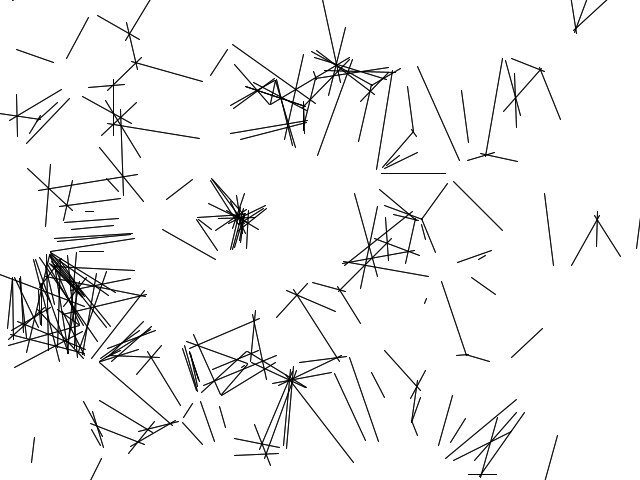
Frame 1 (no input)
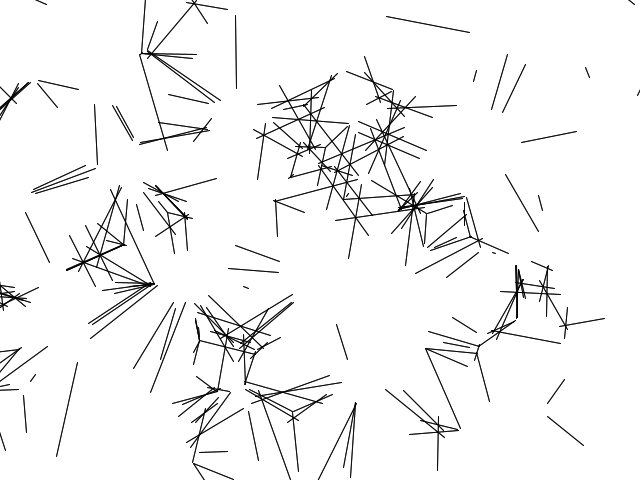
Frame 60 (the mouse pressed at the canvas centre just before this capture)
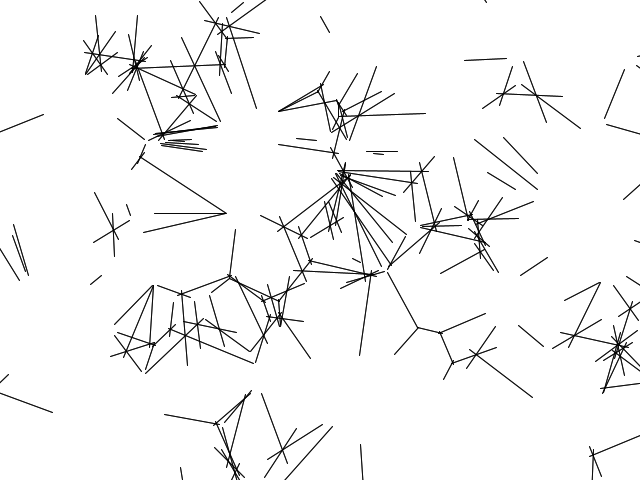
Frame 120 (the mouse held since frame 60 and released just before this capture)

The Processing sketch that drew these frames (run headless with seeded random() and noise(); from frame 60 on, the mouse is pressed at the canvas centre):

// Processing sketch: bit2atom_20201108_Structure3_process_evolution_09
// ── bit2atom_20201108_Structure3_process_evolution_09.pde
/* 
 
   Structure 3 (work in progress) 
   
   A surface filled with one hundred medium to small sized circles. 
   Each circle has a different size and direction, but moves at the same slow rate. 
   Display: 
   A. The instantaneous intersections of the circles 
   B. The aggregate intersections of the circles 
 
   Implemented by Casey Reas <http://groupc.net> 
   Uses circle intersection code from William Ngan <http://metaphorical.net> 
   Processing v.68 <http://processing.org> 
 
*/ 
 
int numCircle = 100; 
Circle[] circles = new Circle[numCircle]; 
 
void setup() 
{ 
  size(640, 480); 
  frameRate(30); 
  for(int i=0; i<numCircle; i++) { 
    circles[i] = new Circle(random(width), random(height), 
                            random(2, 6)*10, random(-1.25, 1.25), random(-1.25, 1.25), i); 
  } 
  ellipseMode(CENTER); 
  background(255); 
} 
 
 
void draw() 
{ 
  background(255); 
 
  for(int i=0; i<numCircle; i++) { 
    circles[i].update(); 
  } 
  for(int i=0; i<numCircle; i++) { 
    circles[i].move(); 
  } 
} 
 
 
class Circle { 
 
  float x, y, r, r2, sp, ysp; 
  int id; 
 
  Circle( float px, float py, float pr, float psp, float pysp, int pid ) { 
    x = px; 
    y = py; 
    r = pr; 
    r2 = r*r; 
    id = pid; 
    sp = psp; 
    ysp = pysp; 
  } 
  
  void update() { 
    for(int i=0; i<numCircle; i++) { 
      if(i != id) { 
        intersect( this, circles[i] ); 
      } 
    } 
  } 
  
  void move() { 
    x += sp; 
    y += ysp; 
    if(sp > 0) { 
      if(x > width+r) { 
        x = -r; 
      }   
    } else { 
      if(x < -r) { 
        x = width+r; 
      } 
    } 
    if(ysp > 0) { 
      if(y > height+r) { 
        y = -r; 
      } 
    } else { 
      if(y < -r) { 
        y = height+r; 
      } 
    } 
  } 
} 
 
 
void intersect( Circle cA, Circle cB ) 
{ 
  float dx = cA.x - cB.x; 
  float dy = cA.y - cB.y; 
  float d2 = dx*dx + dy*dy; 
  float d = sqrt( d2 ); 
 
  if ( d>cA.r+cB.r || d<abs(cA.r-cB.r) ) { 
    return; // no solution 
  } 
  
  float a = (cA.r2 - cB.r2 + d2) / (2*d); 
  float h = sqrt( cA.r2 - a*a ); 
  float x2 = cA.x + a*(cB.x - cA.x)/d; 
  float y2 = cA.y + a*(cB.y - cA.y)/d; 
 
  float paX = x2 + h*(cB.y - cA.y)/d; 
  float paY = y2 - h*(cB.x - cA.x)/d; 
  float pbX = x2 - h*(cB.y - cA.y)/d; 
  float pbY = y2 + h*(cB.x - cA.x)/d; 
 
  stroke(0, 0, 0, 204); 
  line(paX, paY, pbX, pbY); 
  
} 
